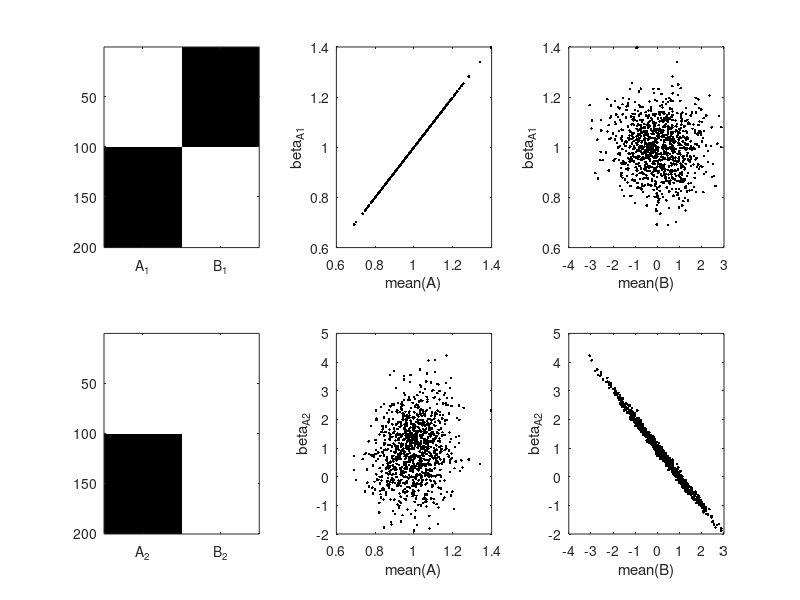

Recreate this plot in MATLAB.
clear

x_psy1 = [ones(100,1),zeros(100,1);zeros(100,1),ones(100,1)];
x_psy2 = [ones(100,1),ones(100,1);zeros(100,1),ones(100,1)];

permn = 1000;
for permi = 1:permn
    yA = randn(100,1) + 1;
    yB = randn(100,1) + randn(1);
    
    y = [yA;yB];
    
    Beta1 = regress(y,x_psy1);
    Beta1_A(permi,1) = Beta1(1);
    
    Beta2 = regress(y,x_psy2);
    Beta2_A(permi,1) = Beta2(1);
    
    mean_A(permi,1) = mean(yA);
    mean_B(permi,1) = mean(yB);
end

figure; 
subplot(2,3,1); imagesc(x_psy1); colormap('gray'); xticks([1 2]); xticklabels({'A_1','B_1'})
subplot(2,3,2); plot(mean_A,Beta1_A,'.k'); xlabel('mean(A)'); ylabel('beta_A_1'); 
subplot(2,3,3); plot(mean_B,Beta1_A,'.k'); xlabel('mean(B)'); ylabel('beta_A_1');
subplot(2,3,4); imagesc(x_psy2); colormap('gray'); xticks([1 2]); xticklabels({'A_2','B_2'})
subplot(2,3,5); plot(mean_A,Beta2_A,'.k'); xlabel('mean(A)'); ylabel('beta_A_2');
subplot(2,3,6); plot(mean_B,Beta2_A,'.k'); xlabel('mean(B)'); ylabel('beta_A_2');
